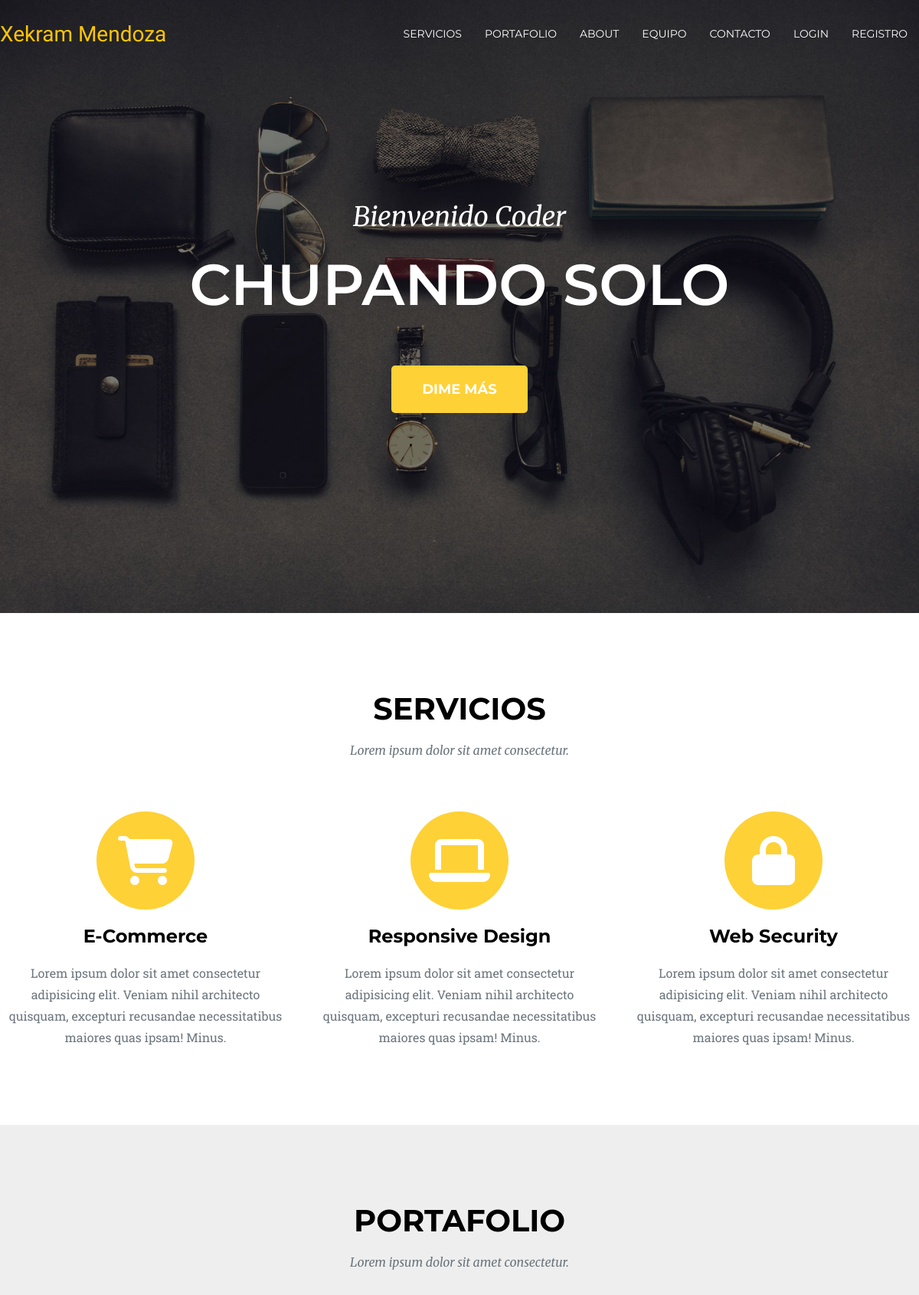
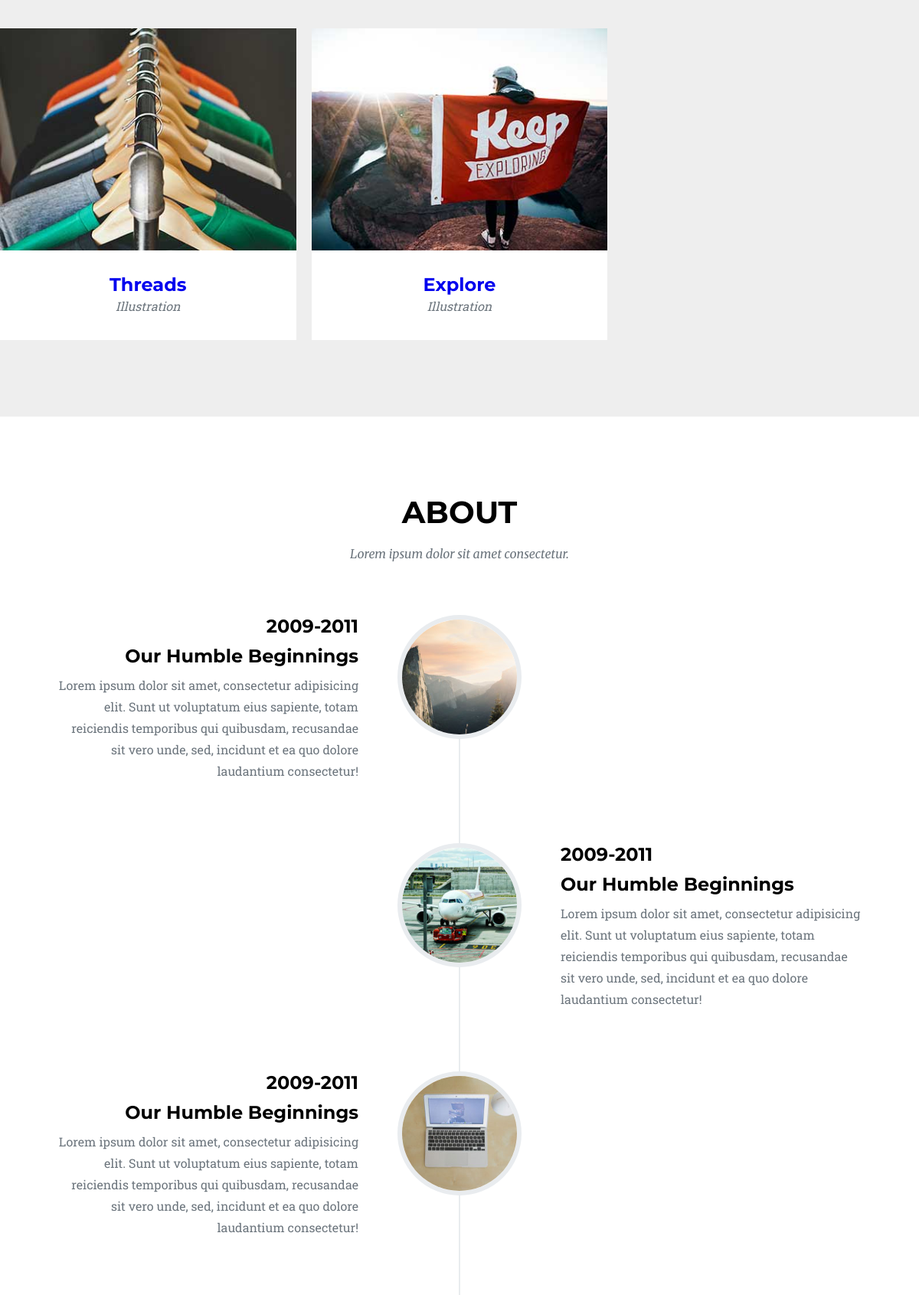
The page / (upper part) on the database its author committed (2 pictures, top to bottom).
### tables this page shows
CREATE TABLE `header` (
  `hea_logo` varchar(20) NOT NULL,
  `hea_subtitulo` varchar(50) NOT NULL,
  `hea_titulo` varchar(50) NOT NULL
);

CREATE TABLE `portafolios` (
  `por_id` int(10) UNSIGNED NOT NULL,
  `por_user_id` int(11) NOT NULL,
  `por_titulo` varchar(20) NOT NULL,
  `por_subtitulo` varchar(20) NOT NULL,
  `por_imgSmall` text NOT NULL,
  `por_imgLarge` text NOT NULL,
  `por_contenido` text NOT NULL,
  `por_fecha` date NOT NULL,
  `por_status` varchar(20) NOT NULL,
  `por_vistas` int(11) DEFAULT 0,
  `por_delete` tinyint(4) DEFAULT 1 COMMENT '0: desactivado, 1: activo'
);

### public/index.php (called while the page is built, shortened)
<?php include(VIEW_FRONT . DS . "head.php") ?>
    <?php include(VIEW_FRONT . DS . "nav.php"); ?>
    <?php include(VIEW_FRONT . DS . "header.php"); ?>
    <?php include(VIEW_FRONT . DS . "servicios.php"); ?>
    <?php include(VIEW_FRONT . DS . "portafolio.php"); ?>
    <?php include(VIEW_FRONT . DS . "about.php"); ?>
    <?php include(VIEW_FRONT . DS . "footer.php"); ?>

### resources/controllers/helpers.php (called while the page is built, shortened)
<?php
function query($consulta)
{
    global $conexion;
    return mysqli_query($conexion, $consulta);
}
function fetch_assoc($query)
{
    return mysqli_fetch_assoc($query);
}

### resources/controllers/front/headerController.php (called while the page is built, shortened)
<?php
    function getDataHeader(){
        $query = query("SELECT * FROM header");
        return fetch_assoc($query);
    }
?>

### resources/controllers/front/portafolioController.php (the view, shortened to what this page needs)
<?php
    function get_portafolioFront(){
        $query = query("SELECT * FROM portafolios WHERE por_status = 'publicado' AND por_delete = 1");
        while($fila = fetch_assoc($query)){
            $item = <<<DELIMITADOR
                <a href="portafolio.php?id={$fila['por_id']}" class="portafolio__contenedor__box__item">
                    <div class="portafolio__contenedor__box__item__imgBox">
                        <img src="img/portafolio/{$fila['por_imgSmall']}" alt="{$fila['por_titulo']}">
                        <div>
                            <i class="fa-solid fa-plus"></i>
                        </div>
                    </div>
                    <div class="portafolio__contenedor__box__item__data pt-3 pb-3">
                        <h3 class="titulo-n3 text-center">{$fila['por_titulo']}</h3>
                        <p class="resumen-n3 text-center text-italic">{$fila['por_subtitulo']}</p>
                    </div>
                </a>
DELIMITADOR;
            echo $item;
        }
    }
?>

### resources/views/front/nav.php (shortened to what this page needs)
<nav class="nav">
    <div class="nav__contenedor contenedor">
        <?php $fila = getDataHeader(); ?>
        <a href="./" class="nav__contenedor--logo">
            <?php echo $fila['hea_logo']; ?>
        </a>
        <ul class="nav__contenedor__menu">
            <li class="nav__contenedor__menu__item">
                <a href="#1" class="nav__contenedor__menu__item--link">servicios</a>
            </li>
            <li class="nav__contenedor__menu__item">
                <a href="#2" class="nav__contenedor__menu__item--link">portafolio</a>
            </li>
            <li class="nav__contenedor__menu__item">
                <a href="#3" class="nav__contenedor__menu__item--link">about</a>
            </li>
            <li class="nav__contenedor__menu__item">
                <a href="#4" class="nav__contenedor__menu__item--link">equipo</a>
            </li>
            <li class="nav__contenedor__menu__item">
                <a href="#5" class="nav__contenedor__menu__item--link">
                    contacto
                </a>
            </li>
            <?php
            if (isset($_SESSION['user_rol']) && isset($_SESSION['user_id']) && isset($_COOKIE['email'])) {
            ?>
                <li class="nav__contenedor__menu__item">
                    <a href="logout.php" class="nav__contenedor__menu__item--link">
                        cerrar sesión
                    </a>
                </li>
            <?php } else {
            ?>
                <li class="nav__contenedor__menu__item">
                    <a href="login.php" class="nav__contenedor__menu__item--link">
                        LOGIN
                    </a>
                </li>
                <li class="nav__contenedor__menu__item">
                    <a href="register.php" class="nav__contenedor__menu__item--link">
                        REGISTRO
                    </a>
                </li>
            <?php }
            ?>
        </ul>
    </div>
</nav>

### resources/views/front/header.php
<header class="header">
    <div class="header__contenedor contenedor">
        <p class="header__contenedor--subtitulo text-center text-white">
            <?php echo $fila['hea_subtitulo']; ?>
        </p>
        <p class="header__contenedor--titulo text-center text-white mt-2 mb-6">
            <?php echo $fila['hea_titulo']; ?>
        </p>
        <a href="#" class="header__contenedor--btn btn btn-amarillo">dime más</a>
    </div>
</header>

### public/css/estilos.css (style rules this page uses)
* { margin: 0; padding: 0; }
html { font-size: 62.5%; }
ul { list-style: none; }
img { display: block; }
a { text-decoration: none; display: inline-block; }
.contenedor { max-width: 120rem; margin-left: auto; margin-right: auto; }
.text-center { text-align: center; }
.text-white { color: white; }
.text-italic { font-style: italic; }
.btn { font-size: 1.8rem; font-family: "Montserrat", sans-serif; font-weight: 700; text-transform: uppercase; padding: 2rem 4rem; border-radius: 0.5rem; }
.btn-amarillo { color: white; background-color: #fed136; transition: all 0.3s; }
.titulo-n3 { font-family: "Montserrat", sans-serif; font-size: 2.4rem; }
.resumen-n3 { font-family: "Roboto Slab", serif; font-size: 1.6rem; color: #6c757d; line-height: 2.8rem; }
.mt-2 { margin-top: 2rem; }
.mb-6 { margin-bottom: 6rem; }
.pt-3 { padding-top: 3rem; }
.pb-3 { padding-bottom: 3rem; }
.nav { padding: 2.5rem 0; position: fixed; width: 100%; transition: all 0.3s; z-index: 1; }
.nav__contenedor { display: flex; justify-content: space-between; align-items: center; }
.nav__contenedor--logo { color: #fec503; font-size: 2.8rem; font-family: "Kaushan Script", cursive; transition: all 0.3s; }
.nav__contenedor__menu { display: flex; }
.nav__contenedor__menu__item--link { color: white; font-size: 1.4rem; text-transform: uppercase; font-family: "Montserrat", sans-serif; padding: 1rem 1.5rem; transition: all 0.3s; }
.header { background-image: url(../img/header-bg.jpg); height: 100vh; background-position: center; background-size: cover; }
.header__contenedor { display: flex; flex-direction: column; justify-content: center; align-items: center; height: 100%; }
.header__contenedor--subtitulo { font-family: "Merriweather", serif; font-size: 3.5rem; font-style: italic; }
.header__contenedor--titulo { font-family: "Montserrat", sans-serif; font-size: 7.5rem; text-transform: uppercase; font-weight: 600; }
.portafolio__contenedor__box__item { width: calc(33.3333333333% - 1.3333333333rem); }
.portafolio__contenedor__box__item__imgBox { position: relative; }
.portafolio__contenedor__box__item__imgBox img { width: 100%; }
.portafolio__contenedor__box__item__data { background-color: white; }

### rows shown on the page
header: hea_logo "Xekram Mendoza", hea_subtitulo "Bienvenido Coder", hea_titulo "CHUPANDO SOLO"
portafolios: por_imgSmall (picture), por_titulo "Threads", por_subtitulo "Illustration"
portafolios: por_imgSmall (picture), por_titulo "Explore", por_subtitulo "Illustration"
